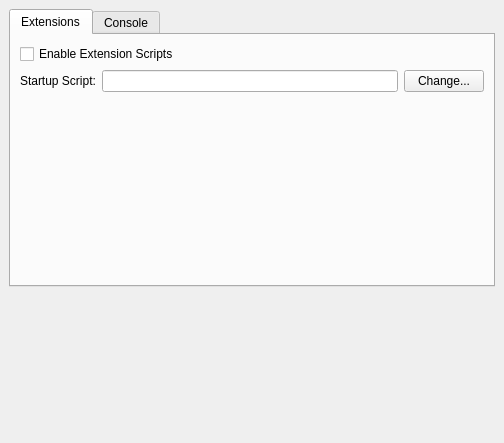
<ui version="4.0" >
 <class>ScripterPrefsGui</class>
 <widget class="QWidget" name="ScripterPrefsGui" >
  <property name="geometry" >
   <rect>
    <x>0</x>
    <y>0</y>
    <width>504</width>
    <height>443</height>
   </rect>
  </property>
  <property name="windowTitle" >
   <string>Form</string>
  </property>
  <layout class="QGridLayout" >
   <property name="margin" >
    <number>9</number>
   </property>
   <property name="spacing" >
    <number>6</number>
   </property>
   <item row="1" column="0" >
    <spacer>
     <property name="orientation" >
      <enum>Qt::Vertical</enum>
     </property>
     <property name="sizeHint" >
      <size>
       <width>20</width>
       <height>40</height>
      </size>
     </property>
    </spacer>
   </item>
   <item row="0" column="0" >
    <widget class="QTabWidget" name="tabWidget" >
     <property name="currentIndex" >
      <number>0</number>
     </property>
     <widget class="QWidget" name="startupTab" >
      <attribute name="title" >
       <string>Extensions</string>
      </attribute>
      <layout class="QGridLayout" >
       <property name="margin" >
        <number>9</number>
       </property>
       <property name="spacing" >
        <number>6</number>
       </property>
       <item row="1" column="0" colspan="2" >
        <layout class="QHBoxLayout" >
         <property name="margin" >
          <number>0</number>
         </property>
         <property name="spacing" >
          <number>6</number>
         </property>
         <item>
          <widget class="QLabel" name="label" >
           <property name="text" >
            <string>Startup Script:</string>
           </property>
          </widget>
         </item>
         <item>
          <widget class="QLineEdit" name="startupScriptEdit" />
         </item>
         <item>
          <widget class="QPushButton" name="startupScriptChangeButton" >
           <property name="text" >
            <string>Change...</string>
           </property>
          </widget>
         </item>
        </layout>
       </item>
       <item row="0" column="0" >
        <widget class="QCheckBox" name="extensionScriptsChk" >
         <property name="text" >
          <string>Enable Extension Scripts</string>
         </property>
        </widget>
       </item>
       <item row="2" column="1" >
        <spacer>
         <property name="orientation" >
          <enum>Qt::Vertical</enum>
         </property>
         <property name="sizeHint" >
          <size>
           <width>20</width>
           <height>40</height>
          </size>
         </property>
        </spacer>
       </item>
      </layout>
     </widget>
     <widget class="QWidget" name="consoleTab" >
      <attribute name="title" >
       <string>Console</string>
      </attribute>
      <layout class="QGridLayout" >
       <property name="margin" >
        <number>9</number>
       </property>
       <property name="spacing" >
        <number>6</number>
       </property>
       <item row="7" column="1" >
        <spacer>
         <property name="orientation" >
          <enum>Qt::Vertical</enum>
         </property>
         <property name="sizeHint" >
          <size>
           <width>20</width>
           <height>40</height>
          </size>
         </property>
        </spacer>
       </item>
       <item row="5" column="1" >
        <widget class="QPushButton" name="stringButton" >
         <property name="text" >
          <string/>
         </property>
        </widget>
       </item>
       <item row="6" column="1" >
        <widget class="QPushButton" name="numberButton" >
         <property name="text" >
          <string/>
         </property>
        </widget>
       </item>
       <item row="4" column="1" >
        <widget class="QPushButton" name="errorButton" >
         <property name="text" >
          <string/>
         </property>
        </widget>
       </item>
       <item row="1" column="0" >
        <widget class="QLabel" name="label_3" >
         <property name="text" >
          <string>Comments:</string>
         </property>
        </widget>
       </item>
       <item row="2" column="0" >
        <widget class="QLabel" name="label_4" >
         <property name="text" >
          <string>Keywords:</string>
         </property>
        </widget>
       </item>
       <item row="3" column="0" >
        <widget class="QLabel" name="label_5" >
         <property name="text" >
          <string>Signs:</string>
         </property>
        </widget>
       </item>
       <item row="5" column="0" >
        <widget class="QLabel" name="label_7" >
         <property name="text" >
          <string>Strings:</string>
         </property>
        </widget>
       </item>
       <item row="6" column="0" >
        <widget class="QLabel" name="label_8" >
         <property name="text" >
          <string>Numbers:</string>
         </property>
        </widget>
       </item>
       <item row="4" column="0" >
        <widget class="QLabel" name="label_6" >
         <property name="text" >
          <string>Errors:</string>
         </property>
        </widget>
       </item>
       <item row="0" column="0" >
        <widget class="QLabel" name="label_2" >
         <property name="text" >
          <string>Base Texts:</string>
         </property>
        </widget>
       </item>
       <item row="0" column="1" >
        <widget class="QPushButton" name="textButton" >
         <property name="text" >
          <string/>
         </property>
        </widget>
       </item>
       <item row="1" column="1" >
        <widget class="QPushButton" name="commentButton" >
         <property name="text" >
          <string/>
         </property>
        </widget>
       </item>
       <item row="2" column="1" >
        <widget class="QPushButton" name="keywordButton" >
         <property name="text" >
          <string/>
         </property>
        </widget>
       </item>
       <item row="3" column="1" >
        <widget class="QPushButton" name="signButton" >
         <property name="text" >
          <string/>
         </property>
        </widget>
       </item>
      </layout>
     </widget>
    </widget>
   </item>
  </layout>
 </widget>
 <resources/>
 <connections/>
</ui>
